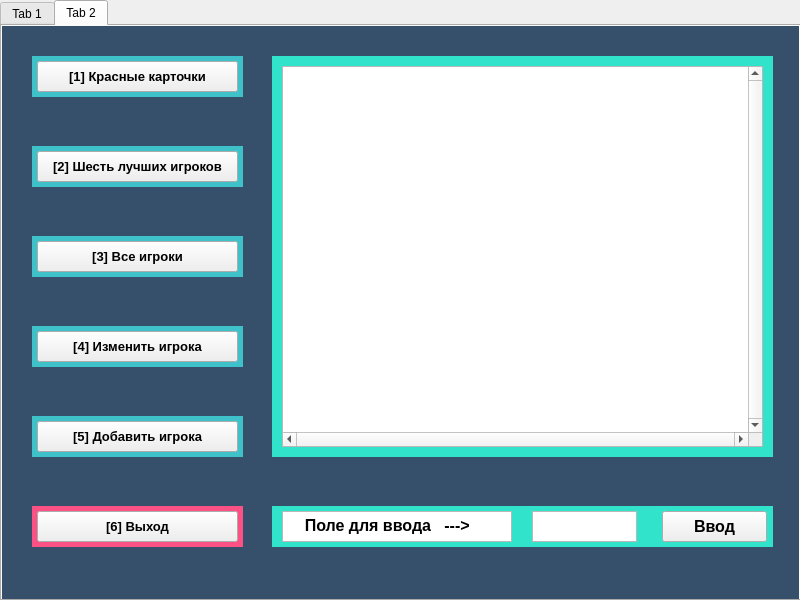
<?xml version="1.0" encoding="UTF-8"?>
<ui version="4.0">
 <class>MainWindow</class>
 <widget class="QMainWindow" name="MainWindow">
  <property name="geometry">
   <rect>
    <x>0</x>
    <y>0</y>
    <width>800</width>
    <height>600</height>
   </rect>
  </property>
  <property name="windowTitle">
   <string>MainWindow</string>
  </property>
  <widget class="QWidget" name="centralwidget">
   <widget class="QTabWidget" name="tabWidget">
    <property name="geometry">
     <rect>
      <x>0</x>
      <y>0</y>
      <width>801</width>
      <height>601</height>
     </rect>
    </property>
    <property name="currentIndex">
     <number>1</number>
    </property>
    <widget class="QWidget" name="tab">
     <attribute name="title">
      <string>Tab 1</string>
     </attribute>
     <widget class="QLabel" name="label_2">
      <property name="geometry">
       <rect>
        <x>-10</x>
        <y>-20</y>
        <width>821</width>
        <height>611</height>
       </rect>
      </property>
      <property name="styleSheet">
       <string notr="true">background-color: rgb(54, 79, 107);</string>
      </property>
      <property name="text">
       <string/>
      </property>
     </widget>
     <widget class="QTextEdit" name="textEdit">
      <property name="geometry">
       <rect>
        <x>450</x>
        <y>120</y>
        <width>241</width>
        <height>31</height>
       </rect>
      </property>
      <property name="font">
       <font>
        <pointsize>12</pointsize>
        <weight>75</weight>
        <bold>true</bold>
       </font>
      </property>
      <property name="html">
       <string>&lt;!DOCTYPE HTML PUBLIC &quot;-//W3C//DTD HTML 4.0//EN&quot; &quot;http://www.w3.org/TR/REC-html40/strict.dtd&quot;&gt;
&lt;html&gt;&lt;head&gt;&lt;meta name=&quot;qrichtext&quot; content=&quot;1&quot; /&gt;&lt;style type=&quot;text/css&quot;&gt;
p, li { white-space: pre-wrap; }
&lt;/style&gt;&lt;/head&gt;&lt;body style=&quot; font-family:'MS Shell Dlg 2'; font-size:12pt; font-weight:600; font-style:normal;&quot;&gt;
&lt;p align=&quot;center&quot; style=&quot;-qt-paragraph-type:empty; margin-top:0px; margin-bottom:0px; margin-left:0px; margin-right:0px; -qt-block-indent:0; text-indent:0px;&quot;&gt;&lt;br /&gt;&lt;/p&gt;&lt;/body&gt;&lt;/html&gt;</string>
      </property>
     </widget>
     <widget class="QLabel" name="label_3">
      <property name="geometry">
       <rect>
        <x>120</x>
        <y>120</y>
        <width>241</width>
        <height>31</height>
       </rect>
      </property>
      <property name="font">
       <font>
        <pointsize>14</pointsize>
        <weight>75</weight>
        <bold>true</bold>
       </font>
      </property>
      <property name="tabletTracking">
       <bool>false</bool>
      </property>
      <property name="focusPolicy">
       <enum>Qt::NoFocus</enum>
      </property>
      <property name="contextMenuPolicy">
       <enum>Qt::DefaultContextMenu</enum>
      </property>
      <property name="acceptDrops">
       <bool>false</bool>
      </property>
      <property name="layoutDirection">
       <enum>Qt::LeftToRight</enum>
      </property>
      <property name="styleSheet">
       <string notr="true">background-color: rgb(245, 245, 245);
color: rgb(54, 79, 107);</string>
      </property>
      <property name="text">
       <string>       Введите логин:</string>
      </property>
      <property name="alignment">
       <set>Qt::AlignLeading|Qt::AlignLeft|Qt::AlignVCenter</set>
      </property>
     </widget>
     <widget class="QLabel" name="label_10">
      <property name="geometry">
       <rect>
        <x>440</x>
        <y>370</y>
        <width>261</width>
        <height>51</height>
       </rect>
      </property>
      <property name="font">
       <font>
        <pointsize>14</pointsize>
        <weight>75</weight>
        <bold>true</bold>
       </font>
      </property>
      <property name="tabletTracking">
       <bool>false</bool>
      </property>
      <property name="focusPolicy">
       <enum>Qt::NoFocus</enum>
      </property>
      <property name="contextMenuPolicy">
       <enum>Qt::DefaultContextMenu</enum>
      </property>
      <property name="acceptDrops">
       <bool>false</bool>
      </property>
      <property name="styleSheet">
       <string notr="true">color: rgb(54, 79, 107);
background-color: rgb(252, 81, 133);</string>
      </property>
      <property name="text">
       <string/>
      </property>
     </widget>
     <widget class="QTextEdit" name="textEdit_2">
      <property name="geometry">
       <rect>
        <x>450</x>
        <y>250</y>
        <width>241</width>
        <height>31</height>
       </rect>
      </property>
      <property name="font">
       <font>
        <pointsize>12</pointsize>
        <weight>75</weight>
        <bold>true</bold>
       </font>
      </property>
      <property name="html">
       <string>&lt;!DOCTYPE HTML PUBLIC &quot;-//W3C//DTD HTML 4.0//EN&quot; &quot;http://www.w3.org/TR/REC-html40/strict.dtd&quot;&gt;
&lt;html&gt;&lt;head&gt;&lt;meta name=&quot;qrichtext&quot; content=&quot;1&quot; /&gt;&lt;style type=&quot;text/css&quot;&gt;
p, li { white-space: pre-wrap; }
&lt;/style&gt;&lt;/head&gt;&lt;body style=&quot; font-family:'MS Shell Dlg 2'; font-size:12pt; font-weight:600; font-style:normal;&quot;&gt;
&lt;p align=&quot;center&quot; style=&quot;-qt-paragraph-type:empty; margin-top:0px; margin-bottom:0px; margin-left:0px; margin-right:0px; -qt-block-indent:0; text-indent:0px;&quot;&gt;&lt;br /&gt;&lt;/p&gt;&lt;/body&gt;&lt;/html&gt;</string>
      </property>
     </widget>
     <widget class="QTextEdit" name="textEdit_3">
      <property name="geometry">
       <rect>
        <x>450</x>
        <y>380</y>
        <width>241</width>
        <height>31</height>
       </rect>
      </property>
      <property name="font">
       <font>
        <pointsize>12</pointsize>
        <weight>75</weight>
        <bold>true</bold>
       </font>
      </property>
      <property name="readOnly">
       <bool>true</bool>
      </property>
      <property name="html">
       <string>&lt;!DOCTYPE HTML PUBLIC &quot;-//W3C//DTD HTML 4.0//EN&quot; &quot;http://www.w3.org/TR/REC-html40/strict.dtd&quot;&gt;
&lt;html&gt;&lt;head&gt;&lt;meta name=&quot;qrichtext&quot; content=&quot;1&quot; /&gt;&lt;style type=&quot;text/css&quot;&gt;
p, li { white-space: pre-wrap; }
&lt;/style&gt;&lt;/head&gt;&lt;body style=&quot; font-family:'MS Shell Dlg 2'; font-size:12pt; font-weight:600; font-style:normal;&quot;&gt;
&lt;p align=&quot;center&quot; style=&quot;-qt-paragraph-type:empty; margin-top:0px; margin-bottom:0px; margin-left:0px; margin-right:0px; -qt-block-indent:0; text-indent:0px;&quot;&gt;&lt;br /&gt;&lt;/p&gt;&lt;/body&gt;&lt;/html&gt;</string>
      </property>
     </widget>
     <widget class="QLabel" name="label_5">
      <property name="geometry">
       <rect>
        <x>120</x>
        <y>250</y>
        <width>241</width>
        <height>31</height>
       </rect>
      </property>
      <property name="font">
       <font>
        <pointsize>14</pointsize>
        <weight>75</weight>
        <bold>true</bold>
       </font>
      </property>
      <property name="tabletTracking">
       <bool>false</bool>
      </property>
      <property name="focusPolicy">
       <enum>Qt::NoFocus</enum>
      </property>
      <property name="contextMenuPolicy">
       <enum>Qt::DefaultContextMenu</enum>
      </property>
      <property name="acceptDrops">
       <bool>false</bool>
      </property>
      <property name="styleSheet">
       <string notr="true">background-color: rgb(245, 245, 245);
color: rgb(54, 79, 107);</string>
      </property>
      <property name="text">
       <string>       Введите пароль:</string>
      </property>
     </widget>
     <widget class="QLabel" name="label_9">
      <property name="geometry">
       <rect>
        <x>440</x>
        <y>240</y>
        <width>261</width>
        <height>51</height>
       </rect>
      </property>
      <property name="font">
       <font>
        <pointsize>14</pointsize>
        <weight>75</weight>
        <bold>true</bold>
       </font>
      </property>
      <property name="tabletTracking">
       <bool>false</bool>
      </property>
      <property name="focusPolicy">
       <enum>Qt::NoFocus</enum>
      </property>
      <property name="contextMenuPolicy">
       <enum>Qt::DefaultContextMenu</enum>
      </property>
      <property name="acceptDrops">
       <bool>false</bool>
      </property>
      <property name="styleSheet">
       <string notr="true">color: rgb(54, 79, 107);
background-color: rgb(48, 227, 202);</string>
      </property>
      <property name="text">
       <string/>
      </property>
     </widget>
     <widget class="QLabel" name="label_6">
      <property name="geometry">
       <rect>
        <x>110</x>
        <y>110</y>
        <width>261</width>
        <height>51</height>
       </rect>
      </property>
      <property name="sizePolicy">
       <sizepolicy hsizetype="Preferred" vsizetype="Preferred">
        <horstretch>0</horstretch>
        <verstretch>0</verstretch>
       </sizepolicy>
      </property>
      <property name="font">
       <font>
        <pointsize>14</pointsize>
        <weight>75</weight>
        <bold>true</bold>
       </font>
      </property>
      <property name="tabletTracking">
       <bool>false</bool>
      </property>
      <property name="focusPolicy">
       <enum>Qt::NoFocus</enum>
      </property>
      <property name="contextMenuPolicy">
       <enum>Qt::DefaultContextMenu</enum>
      </property>
      <property name="acceptDrops">
       <bool>false</bool>
      </property>
      <property name="styleSheet">
       <string notr="true">color: rgb(54, 79, 107);
background-color: rgb(63, 193, 201);</string>
      </property>
      <property name="text">
       <string/>
      </property>
      <property name="alignment">
       <set>Qt::AlignJustify|Qt::AlignTop</set>
      </property>
      <property name="wordWrap">
       <bool>true</bool>
      </property>
      <property name="margin">
       <number>0</number>
      </property>
      <property name="openExternalLinks">
       <bool>false</bool>
      </property>
     </widget>
     <widget class="QLabel" name="label_7">
      <property name="geometry">
       <rect>
        <x>110</x>
        <y>240</y>
        <width>261</width>
        <height>51</height>
       </rect>
      </property>
      <property name="font">
       <font>
        <pointsize>14</pointsize>
        <weight>75</weight>
        <bold>true</bold>
       </font>
      </property>
      <property name="tabletTracking">
       <bool>false</bool>
      </property>
      <property name="focusPolicy">
       <enum>Qt::NoFocus</enum>
      </property>
      <property name="contextMenuPolicy">
       <enum>Qt::DefaultContextMenu</enum>
      </property>
      <property name="acceptDrops">
       <bool>false</bool>
      </property>
      <property name="styleSheet">
       <string notr="true">color: rgb(54, 79, 107);
background-color: rgb(63, 193, 201);</string>
      </property>
      <property name="text">
       <string/>
      </property>
     </widget>
     <widget class="QLabel" name="label_8">
      <property name="geometry">
       <rect>
        <x>440</x>
        <y>110</y>
        <width>261</width>
        <height>51</height>
       </rect>
      </property>
      <property name="font">
       <font>
        <pointsize>14</pointsize>
        <weight>75</weight>
        <bold>true</bold>
       </font>
      </property>
      <property name="tabletTracking">
       <bool>false</bool>
      </property>
      <property name="focusPolicy">
       <enum>Qt::NoFocus</enum>
      </property>
      <property name="contextMenuPolicy">
       <enum>Qt::DefaultContextMenu</enum>
      </property>
      <property name="acceptDrops">
       <bool>false</bool>
      </property>
      <property name="styleSheet">
       <string notr="true">color: rgb(54, 79, 107);
background-color: rgb(48, 227, 202);</string>
      </property>
      <property name="text">
       <string/>
      </property>
     </widget>
     <widget class="QLabel" name="label_19">
      <property name="geometry">
       <rect>
        <x>110</x>
        <y>370</y>
        <width>261</width>
        <height>51</height>
       </rect>
      </property>
      <property name="font">
       <font>
        <pointsize>14</pointsize>
        <weight>75</weight>
        <bold>true</bold>
       </font>
      </property>
      <property name="tabletTracking">
       <bool>false</bool>
      </property>
      <property name="focusPolicy">
       <enum>Qt::NoFocus</enum>
      </property>
      <property name="contextMenuPolicy">
       <enum>Qt::DefaultContextMenu</enum>
      </property>
      <property name="acceptDrops">
       <bool>false</bool>
      </property>
      <property name="styleSheet">
       <string notr="true">color: rgb(54, 79, 107);
background-color: rgb(63, 193, 201);</string>
      </property>
      <property name="text">
       <string/>
      </property>
     </widget>
     <widget class="QPushButton" name="pushButton_8">
      <property name="geometry">
       <rect>
        <x>120</x>
        <y>380</y>
        <width>241</width>
        <height>31</height>
       </rect>
      </property>
      <property name="font">
       <font>
        <pointsize>12</pointsize>
        <weight>75</weight>
        <bold>true</bold>
       </font>
      </property>
      <property name="text">
       <string>Ввод</string>
      </property>
     </widget>
     <zorder>label_2</zorder>
     <zorder>label_10</zorder>
     <zorder>textEdit_3</zorder>
     <zorder>label_9</zorder>
     <zorder>label_6</zorder>
     <zorder>label_7</zorder>
     <zorder>label_8</zorder>
     <zorder>label_3</zorder>
     <zorder>label_5</zorder>
     <zorder>textEdit</zorder>
     <zorder>textEdit_2</zorder>
     <zorder>label_19</zorder>
     <zorder>pushButton_8</zorder>
    </widget>
    <widget class="QWidget" name="tab_2">
     <attribute name="title">
      <string>Tab 2</string>
     </attribute>
     <widget class="QLabel" name="label_4">
      <property name="geometry">
       <rect>
        <x>-10</x>
        <y>-30</y>
        <width>821</width>
        <height>611</height>
       </rect>
      </property>
      <property name="styleSheet">
       <string notr="true">background-color: rgb(54, 79, 107);</string>
      </property>
      <property name="text">
       <string/>
      </property>
     </widget>
     <widget class="QLabel" name="label_12">
      <property name="geometry">
       <rect>
        <x>30</x>
        <y>30</y>
        <width>211</width>
        <height>41</height>
       </rect>
      </property>
      <property name="sizePolicy">
       <sizepolicy hsizetype="Preferred" vsizetype="Preferred">
        <horstretch>0</horstretch>
        <verstretch>0</verstretch>
       </sizepolicy>
      </property>
      <property name="font">
       <font>
        <pointsize>14</pointsize>
        <weight>75</weight>
        <bold>true</bold>
       </font>
      </property>
      <property name="tabletTracking">
       <bool>false</bool>
      </property>
      <property name="focusPolicy">
       <enum>Qt::NoFocus</enum>
      </property>
      <property name="contextMenuPolicy">
       <enum>Qt::DefaultContextMenu</enum>
      </property>
      <property name="acceptDrops">
       <bool>false</bool>
      </property>
      <property name="styleSheet">
       <string notr="true">color: rgb(54, 79, 107);
background-color: rgb(63, 193, 201);</string>
      </property>
      <property name="text">
       <string/>
      </property>
      <property name="alignment">
       <set>Qt::AlignJustify|Qt::AlignTop</set>
      </property>
      <property name="wordWrap">
       <bool>true</bool>
      </property>
      <property name="margin">
       <number>0</number>
      </property>
      <property name="openExternalLinks">
       <bool>false</bool>
      </property>
     </widget>
     <widget class="QLabel" name="label_13">
      <property name="geometry">
       <rect>
        <x>30</x>
        <y>120</y>
        <width>211</width>
        <height>41</height>
       </rect>
      </property>
      <property name="sizePolicy">
       <sizepolicy hsizetype="Preferred" vsizetype="Preferred">
        <horstretch>0</horstretch>
        <verstretch>0</verstretch>
       </sizepolicy>
      </property>
      <property name="font">
       <font>
        <pointsize>14</pointsize>
        <weight>75</weight>
        <bold>true</bold>
       </font>
      </property>
      <property name="tabletTracking">
       <bool>false</bool>
      </property>
      <property name="focusPolicy">
       <enum>Qt::NoFocus</enum>
      </property>
      <property name="contextMenuPolicy">
       <enum>Qt::DefaultContextMenu</enum>
      </property>
      <property name="acceptDrops">
       <bool>false</bool>
      </property>
      <property name="styleSheet">
       <string notr="true">color: rgb(54, 79, 107);
background-color: rgb(63, 193, 201);</string>
      </property>
      <property name="text">
       <string/>
      </property>
      <property name="alignment">
       <set>Qt::AlignJustify|Qt::AlignTop</set>
      </property>
      <property name="wordWrap">
       <bool>true</bool>
      </property>
      <property name="margin">
       <number>0</number>
      </property>
      <property name="openExternalLinks">
       <bool>false</bool>
      </property>
     </widget>
     <widget class="QLabel" name="label_14">
      <property name="geometry">
       <rect>
        <x>30</x>
        <y>210</y>
        <width>211</width>
        <height>41</height>
       </rect>
      </property>
      <property name="sizePolicy">
       <sizepolicy hsizetype="Preferred" vsizetype="Preferred">
        <horstretch>0</horstretch>
        <verstretch>0</verstretch>
       </sizepolicy>
      </property>
      <property name="font">
       <font>
        <pointsize>14</pointsize>
        <weight>75</weight>
        <bold>true</bold>
       </font>
      </property>
      <property name="tabletTracking">
       <bool>false</bool>
      </property>
      <property name="focusPolicy">
       <enum>Qt::NoFocus</enum>
      </property>
      <property name="contextMenuPolicy">
       <enum>Qt::DefaultContextMenu</enum>
      </property>
      <property name="acceptDrops">
       <bool>false</bool>
      </property>
      <property name="styleSheet">
       <string notr="true">color: rgb(54, 79, 107);
background-color: rgb(63, 193, 201);</string>
      </property>
      <property name="text">
       <string/>
      </property>
      <property name="alignment">
       <set>Qt::AlignJustify|Qt::AlignTop</set>
      </property>
      <property name="wordWrap">
       <bool>true</bool>
      </property>
      <property name="margin">
       <number>0</number>
      </property>
      <property name="openExternalLinks">
       <bool>false</bool>
      </property>
     </widget>
     <widget class="QLabel" name="label_15">
      <property name="geometry">
       <rect>
        <x>30</x>
        <y>300</y>
        <width>211</width>
        <height>41</height>
       </rect>
      </property>
      <property name="sizePolicy">
       <sizepolicy hsizetype="Preferred" vsizetype="Preferred">
        <horstretch>0</horstretch>
        <verstretch>0</verstretch>
       </sizepolicy>
      </property>
      <property name="font">
       <font>
        <pointsize>14</pointsize>
        <weight>75</weight>
        <bold>true</bold>
       </font>
      </property>
      <property name="tabletTracking">
       <bool>false</bool>
      </property>
      <property name="focusPolicy">
       <enum>Qt::NoFocus</enum>
      </property>
      <property name="contextMenuPolicy">
       <enum>Qt::DefaultContextMenu</enum>
      </property>
      <property name="acceptDrops">
       <bool>false</bool>
      </property>
      <property name="styleSheet">
       <string notr="true">color: rgb(54, 79, 107);
background-color: rgb(63, 193, 201);</string>
      </property>
      <property name="text">
       <string/>
      </property>
      <property name="alignment">
       <set>Qt::AlignJustify|Qt::AlignTop</set>
      </property>
      <property name="wordWrap">
       <bool>true</bool>
      </property>
      <property name="margin">
       <number>0</number>
      </property>
      <property name="openExternalLinks">
       <bool>false</bool>
      </property>
     </widget>
     <widget class="QLabel" name="label_16">
      <property name="geometry">
       <rect>
        <x>30</x>
        <y>390</y>
        <width>211</width>
        <height>41</height>
       </rect>
      </property>
      <property name="sizePolicy">
       <sizepolicy hsizetype="Preferred" vsizetype="Preferred">
        <horstretch>0</horstretch>
        <verstretch>0</verstretch>
       </sizepolicy>
      </property>
      <property name="font">
       <font>
        <pointsize>14</pointsize>
        <weight>75</weight>
        <bold>true</bold>
       </font>
      </property>
      <property name="tabletTracking">
       <bool>false</bool>
      </property>
      <property name="focusPolicy">
       <enum>Qt::NoFocus</enum>
      </property>
      <property name="contextMenuPolicy">
       <enum>Qt::DefaultContextMenu</enum>
      </property>
      <property name="acceptDrops">
       <bool>false</bool>
      </property>
      <property name="styleSheet">
       <string notr="true">color: rgb(54, 79, 107);
background-color: rgb(63, 193, 201);</string>
      </property>
      <property name="text">
       <string/>
      </property>
      <property name="alignment">
       <set>Qt::AlignJustify|Qt::AlignTop</set>
      </property>
      <property name="wordWrap">
       <bool>true</bool>
      </property>
      <property name="margin">
       <number>0</number>
      </property>
      <property name="openExternalLinks">
       <bool>false</bool>
      </property>
     </widget>
     <widget class="QLabel" name="label_17">
      <property name="geometry">
       <rect>
        <x>30</x>
        <y>480</y>
        <width>211</width>
        <height>41</height>
       </rect>
      </property>
      <property name="sizePolicy">
       <sizepolicy hsizetype="Preferred" vsizetype="Preferred">
        <horstretch>0</horstretch>
        <verstretch>0</verstretch>
       </sizepolicy>
      </property>
      <property name="font">
       <font>
        <pointsize>14</pointsize>
        <weight>75</weight>
        <bold>true</bold>
       </font>
      </property>
      <property name="tabletTracking">
       <bool>false</bool>
      </property>
      <property name="focusPolicy">
       <enum>Qt::NoFocus</enum>
      </property>
      <property name="contextMenuPolicy">
       <enum>Qt::DefaultContextMenu</enum>
      </property>
      <property name="acceptDrops">
       <bool>false</bool>
      </property>
      <property name="styleSheet">
       <string notr="true">color: rgb(54, 79, 107);
background-color: rgb(252, 81, 133);</string>
      </property>
      <property name="text">
       <string/>
      </property>
      <property name="alignment">
       <set>Qt::AlignJustify|Qt::AlignTop</set>
      </property>
      <property name="wordWrap">
       <bool>true</bool>
      </property>
      <property name="margin">
       <number>0</number>
      </property>
      <property name="openExternalLinks">
       <bool>false</bool>
      </property>
     </widget>
     <widget class="QPushButton" name="pushButton">
      <property name="geometry">
       <rect>
        <x>35</x>
        <y>35</y>
        <width>201</width>
        <height>31</height>
       </rect>
      </property>
      <property name="font">
       <font>
        <pointsize>10</pointsize>
        <weight>75</weight>
        <bold>true</bold>
       </font>
      </property>
      <property name="text">
       <string>[1] Красныe карточки</string>
      </property>
     </widget>
     <widget class="QPushButton" name="pushButton_2">
      <property name="geometry">
       <rect>
        <x>35</x>
        <y>125</y>
        <width>201</width>
        <height>31</height>
       </rect>
      </property>
      <property name="font">
       <font>
        <pointsize>10</pointsize>
        <weight>75</weight>
        <bold>true</bold>
       </font>
      </property>
      <property name="text">
       <string>[2] Шесть лучших игроков</string>
      </property>
     </widget>
     <widget class="QPushButton" name="pushButton_3">
      <property name="geometry">
       <rect>
        <x>35</x>
        <y>215</y>
        <width>201</width>
        <height>31</height>
       </rect>
      </property>
      <property name="font">
       <font>
        <pointsize>10</pointsize>
        <weight>75</weight>
        <bold>true</bold>
       </font>
      </property>
      <property name="text">
       <string>[3] Все игроки</string>
      </property>
     </widget>
     <widget class="QPushButton" name="pushButton_4">
      <property name="geometry">
       <rect>
        <x>35</x>
        <y>305</y>
        <width>201</width>
        <height>31</height>
       </rect>
      </property>
      <property name="font">
       <font>
        <pointsize>10</pointsize>
        <weight>75</weight>
        <bold>true</bold>
       </font>
      </property>
      <property name="text">
       <string>[4] Изменить игрока</string>
      </property>
     </widget>
     <widget class="QPushButton" name="pushButton_5">
      <property name="geometry">
       <rect>
        <x>35</x>
        <y>395</y>
        <width>201</width>
        <height>31</height>
       </rect>
      </property>
      <property name="font">
       <font>
        <pointsize>10</pointsize>
        <weight>75</weight>
        <bold>true</bold>
       </font>
      </property>
      <property name="text">
       <string>[5] Добавить игрока</string>
      </property>
     </widget>
     <widget class="QPushButton" name="pushButton_6">
      <property name="geometry">
       <rect>
        <x>35</x>
        <y>485</y>
        <width>201</width>
        <height>31</height>
       </rect>
      </property>
      <property name="font">
       <font>
        <pointsize>10</pointsize>
        <weight>75</weight>
        <bold>true</bold>
       </font>
      </property>
      <property name="text">
       <string>[6] Выход</string>
      </property>
     </widget>
     <widget class="QLabel" name="label_11">
      <property name="geometry">
       <rect>
        <x>270</x>
        <y>30</y>
        <width>501</width>
        <height>401</height>
       </rect>
      </property>
      <property name="font">
       <font>
        <pointsize>14</pointsize>
        <weight>75</weight>
        <bold>true</bold>
       </font>
      </property>
      <property name="tabletTracking">
       <bool>false</bool>
      </property>
      <property name="focusPolicy">
       <enum>Qt::NoFocus</enum>
      </property>
      <property name="contextMenuPolicy">
       <enum>Qt::DefaultContextMenu</enum>
      </property>
      <property name="acceptDrops">
       <bool>false</bool>
      </property>
      <property name="styleSheet">
       <string notr="true">color: rgb(54, 79, 107);
background-color: rgb(48, 227, 202);</string>
      </property>
      <property name="text">
       <string/>
      </property>
     </widget>
     <widget class="QPlainTextEdit" name="plainTextEdit">
      <property name="geometry">
       <rect>
        <x>280</x>
        <y>40</y>
        <width>481</width>
        <height>381</height>
       </rect>
      </property>
      <property name="font">
       <font>
        <family>Consolas</family>
        <weight>75</weight>
        <bold>true</bold>
       </font>
      </property>
      <property name="verticalScrollBarPolicy">
       <enum>Qt::ScrollBarAlwaysOn</enum>
      </property>
      <property name="horizontalScrollBarPolicy">
       <enum>Qt::ScrollBarAlwaysOn</enum>
      </property>
      <property name="undoRedoEnabled">
       <bool>false</bool>
      </property>
      <property name="readOnly">
       <bool>true</bool>
      </property>
      <property name="plainText">
       <string/>
      </property>
     </widget>
     <widget class="QLabel" name="label_18">
      <property name="geometry">
       <rect>
        <x>270</x>
        <y>480</y>
        <width>501</width>
        <height>41</height>
       </rect>
      </property>
      <property name="font">
       <font>
        <pointsize>14</pointsize>
        <weight>75</weight>
        <bold>true</bold>
       </font>
      </property>
      <property name="tabletTracking">
       <bool>false</bool>
      </property>
      <property name="focusPolicy">
       <enum>Qt::NoFocus</enum>
      </property>
      <property name="contextMenuPolicy">
       <enum>Qt::DefaultContextMenu</enum>
      </property>
      <property name="acceptDrops">
       <bool>false</bool>
      </property>
      <property name="styleSheet">
       <string notr="true">color: rgb(54, 79, 107);
background-color: rgb(48, 227, 202);</string>
      </property>
      <property name="text">
       <string/>
      </property>
     </widget>
     <widget class="QPlainTextEdit" name="plainTextEdit_2">
      <property name="geometry">
       <rect>
        <x>280</x>
        <y>485</y>
        <width>230</width>
        <height>31</height>
       </rect>
      </property>
      <property name="font">
       <font>
        <pointsize>12</pointsize>
        <weight>75</weight>
        <bold>true</bold>
       </font>
      </property>
      <property name="undoRedoEnabled">
       <bool>false</bool>
      </property>
      <property name="readOnly">
       <bool>true</bool>
      </property>
      <property name="plainText">
       <string>    Поле для ввода   ---&gt;</string>
      </property>
     </widget>
     <widget class="QPlainTextEdit" name="plainTextEdit_3">
      <property name="geometry">
       <rect>
        <x>530</x>
        <y>485</y>
        <width>105</width>
        <height>31</height>
       </rect>
      </property>
      <property name="font">
       <font>
        <pointsize>12</pointsize>
        <weight>75</weight>
        <bold>true</bold>
       </font>
      </property>
      <property name="undoRedoEnabled">
       <bool>false</bool>
      </property>
      <property name="readOnly">
       <bool>false</bool>
      </property>
      <property name="plainText">
       <string/>
      </property>
     </widget>
     <widget class="QPushButton" name="pushButton_7">
      <property name="geometry">
       <rect>
        <x>660</x>
        <y>485</y>
        <width>105</width>
        <height>31</height>
       </rect>
      </property>
      <property name="font">
       <font>
        <pointsize>12</pointsize>
        <weight>75</weight>
        <bold>true</bold>
       </font>
      </property>
      <property name="text">
       <string>Ввод</string>
      </property>
     </widget>
    </widget>
   </widget>
  </widget>
 </widget>
 <resources/>
 <connections/>
</ui>
